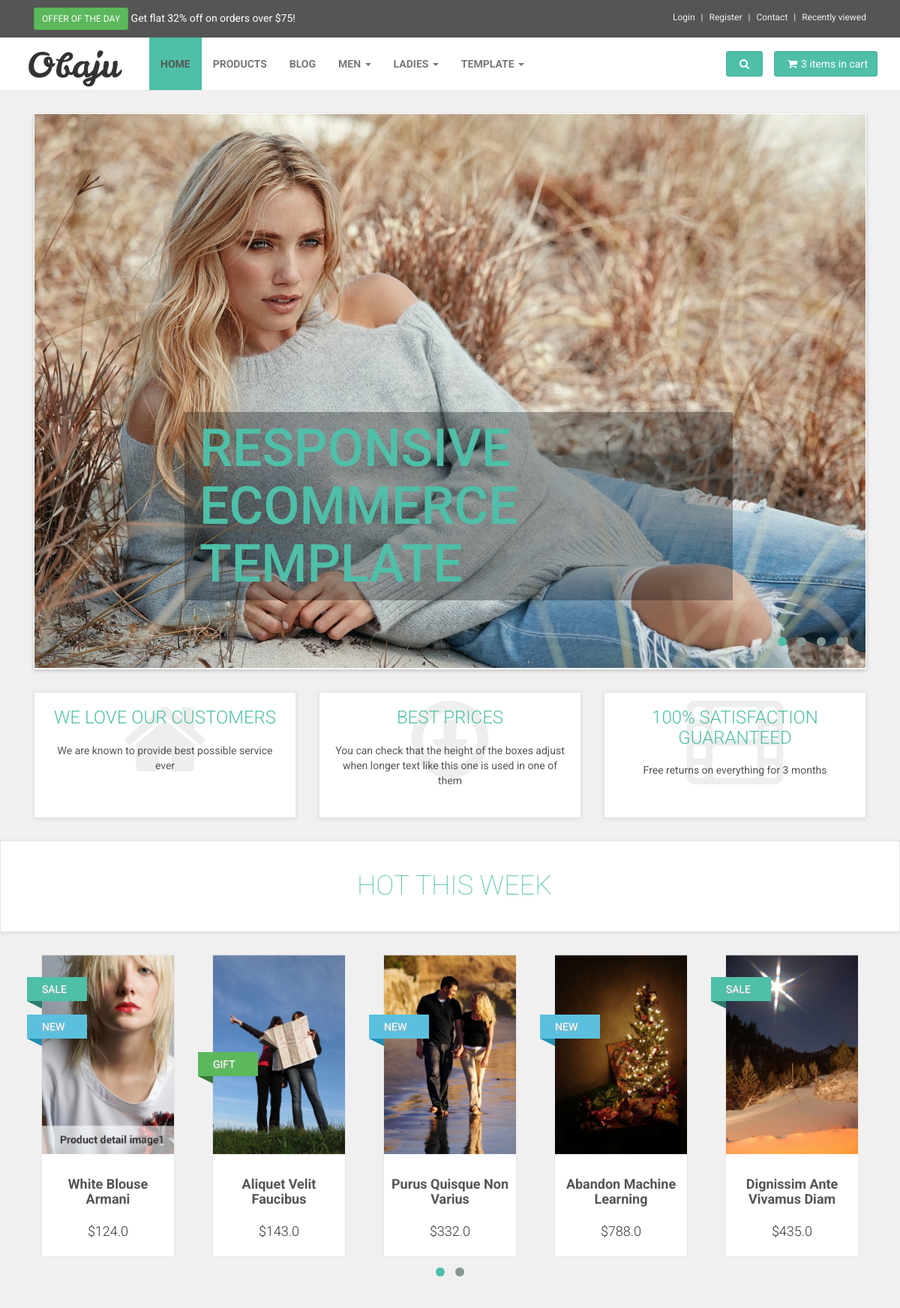
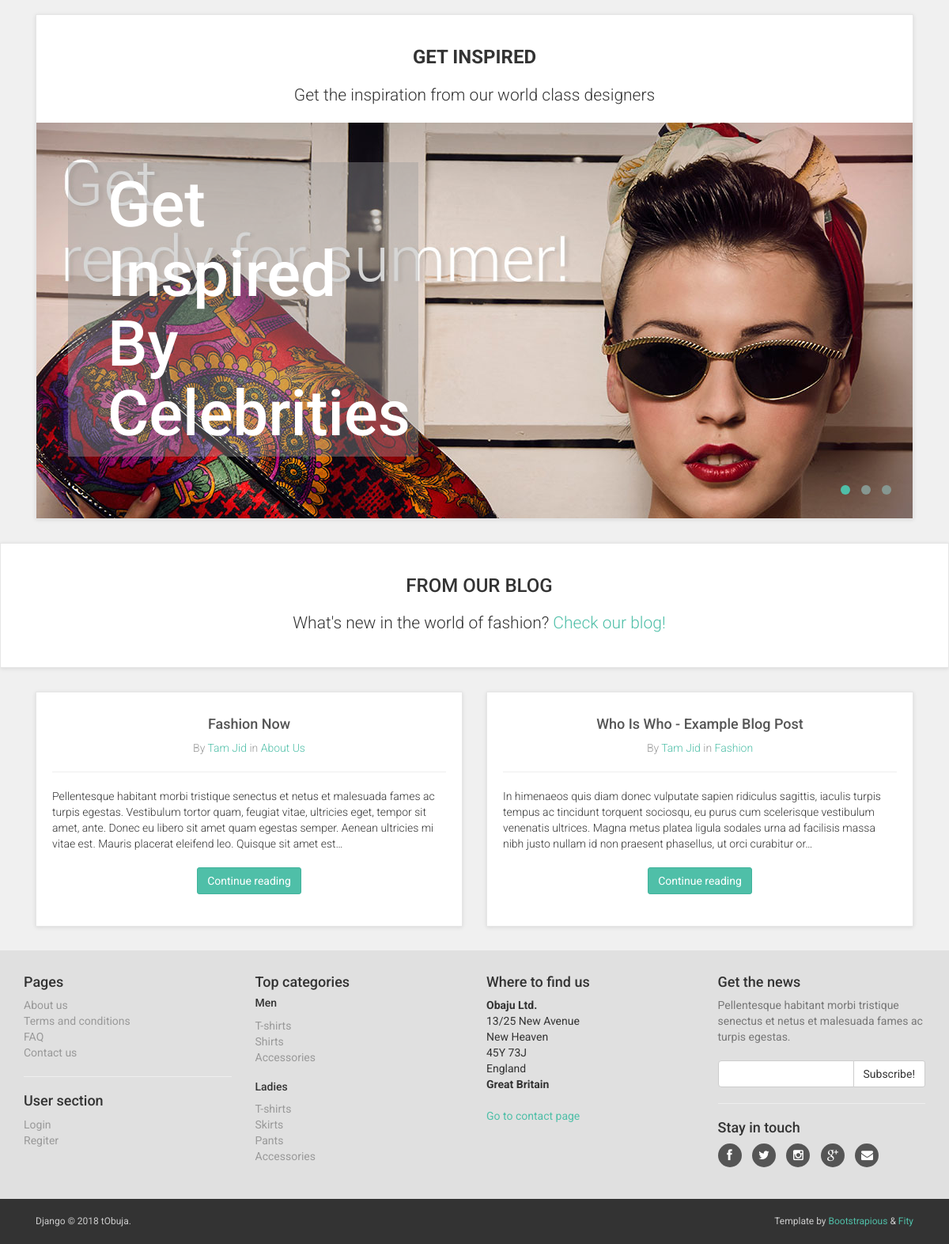
The page / on the database its author committed (2 pictures, top to bottom).
### shophome/models.py (models this page shows, shortened)
class TopOffer(models.Model):
    percentage = models.CharField(max_length=2)
    limit = models.CharField(max_length=5)
    create = models.DateTimeField(auto_now_add=True)
    update = models.DateTimeField(auto_now=True)

class Logo(models.Model):
    name = models.CharField(max_length=250, null=True, blank=True)
    image_large = models.ImageField(upload_to='homepage/logo/%Y/%m/%d/', null=True, blank=True)
    image_small = models.ImageField(upload_to='homepage/logo/%Y/%m/%d/', null=True, blank=True)
    create = models.DateTimeField(auto_now_add=True, null=True, blank=True)
    update = models.DateTimeField(auto_now=True, null=True, blank=True)

class TopSlider(models.Model):
    STATUS = (
        ('draft', 'Draft'),
        ('published', 'Published'),
    )
    name = models.CharField(max_length=250, blank=True, null=True)
    image = models.ImageField(upload_to='homepage/top-slider/%Y/%m/%d/')
    create = models.DateTimeField(auto_now_add=True)
    update = models.DateTimeField(auto_now=True)
    status = models.CharField(choices=STATUS, default='draft', max_length=20)
    class Meta:
        verbose_name = 'Top Slider'
        verbose_name_plural = 'Top Slider'

class Advantages(models.Model):
    STATUS = (
        ('draft', 'Draft'),
        ('published', 'Published'),
    )
    title = models.CharField(max_length=250)
    description = models.TextField()
    icon = models.CharField(max_length=50, help_text='fa-hearts , ref: https://fontawesome.bootstrapcheatsheets.com/')
    status = models.CharField(max_length=20, choices=STATUS, default='draft')
    create = models.DateTimeField(auto_now_add=True)
    update = models.DateTimeField(auto_now=True)
    class Meta:
        verbose_name = 'advantage'
        verbose_name_plural = 'advantages'

class GetInspired(models.Model):
    STATUS = (
        ('draft', 'Draft'),
        ('published', 'Published'),
    )
    name = models.CharField(max_length=250, blank=True, null=True)
    image = models.ImageField(upload_to='homepage/get-inspired/%Y/%m/%d/')
    create = models.DateTimeField(auto_now_add=True)
    update = models.DateTimeField(auto_now=True)
    status = models.CharField(choices=STATUS, default='draft', max_length=20)
    class Meta:
        verbose_name = 'Get Inspired Image'
        verbose_name_plural = 'Get Inspired Images'

### products/models.py (models this page shows, shortened)
class Product(models.Model):
    TAGS = (
        ('sale', 'Sale'),
        ('new', 'New'),
        ('gift', 'Gift'),
        ('stock', 'Stock'),
    )
    STATUS = (
        ('draft', 'Draft'),
        ('published', 'Published'),
    )
    title = models.CharField(max_length=250)
    sub_title = models.TextField(null=True, blank=True)
    price = models.FloatField(blank=True, null=True)
    new_price = models.FloatField(blank=True, null=True)
    first_image = models.ImageField(upload_to='product/item/%Y/%m/%d/', null=True, blank=True)
    second_image = models.ImageField(upload_to='product/item/%Y/%m/%d/', null=True, blank=True)
    third_image = models.ImageField(upload_to='product/item/%Y/%m/%d/', null=True, blank=True)
    status = models.CharField(max_length=20, choices=STATUS, default='draft')
    tags = MultiSelectField(choices=TAGS, null=True, blank=True)
    description = models.TextField(null=True, blank=True)
    material = models.CharField(max_length=250, null=True, blank=True)
    size = models.CharField(max_length=250, null=True, blank=True)
    category = models.ForeignKey(ProductCategory, on_delete=models.CASCADE, null=True, blank=True)
    colours = models.ForeignKey(Colours, on_delete=models.CASCADE, null=True, blank=True)
    brand = models.ForeignKey(Brand, on_delete=models.CASCADE, null=True, blank=True)
    stock = models.IntegerField(null=True, blank=True)
    sold = models.IntegerField(null=True, blank=True)
    create = models.DateTimeField(auto_now_add=True)
    update = models.DateTimeField(auto_now=True)

### blog/models.py (models this page shows)
class Post(models.Model):
    CHOICES = (
        ('draft', 'Draft'),
        ('published', 'Published'),
    )
    title = models.CharField(max_length=250)
    subtitle = models.TextField(blank=True, null=True)
    description = models.TextField()
    category = models.ForeignKey(PostCategory, on_delete=models.CASCADE)
    user = models.ForeignKey(settings.AUTH_USER_MODEL, null=True, blank=True)
    image = models.ImageField(upload_to='blog/post/%Y/%m/%d/')
    status = models.CharField(choices=CHOICES, max_length=20)
    create = models.DateTimeField(auto_now_add=True)
    update = models.DateTimeField(auto_now=True)

class PostCategory(models.Model):
    CHOICES = (
        ('draft', 'Draft'),
        ('published', 'Published'),
    )
    name = models.CharField(max_length=250)
    description = models.TextField()
    image = models.ImageField(upload_to='blog/category/%Y/%m/%d/')
    status = models.CharField(choices=CHOICES, max_length=20)
    create = models.DateTimeField(auto_now_add=True)
    update = models.DateTimeField(auto_now=True)
    class Meta:
        verbose_name = 'category'
        verbose_name_plural = 'Post Categories'
    def __str__(self):
        return self.name

### shophome/views.py (the view)
# urls.py: url(r'^$', views.homepage, name='homepage'),
def homepage(request):
    logo = get_object_or_404(Logo)
    offer = get_object_or_404(TopOffer)
    sliders = TopSlider.objects.filter(status='published')
    advantages = Advantages.objects.filter(status='published')
    products = Product.objects.filter(status='published')
    get_inspired_images = GetInspired.objects.filter(status='published')
    posts = Post.objects.filter(status='published')[0:2]
    template = 'homepage/homepage.html'
    context = {
        'logo': logo,
        'offer': offer,
        'sliders': sliders,
        'advantages': advantages,
        'products': products,
        'inspires': get_inspired_images,
        'posts': posts,
        'title': 'home page',
    }
    return render(request, template, context)

### templates/homepage/homepage.html (shortened to what this page needs)
{% extends 'base.html' %}
{% load static %}
{% block content %}
    <div id="all">
        <div id="content">
            {% include 'partials/_slider.html' %}
            {% include 'partials/_advantages.html' %}
            {% include 'partials/_hot_this_week.html' %}
            {% include 'partials/_get_inspired.html' %}
            {% include 'partials/_from_our_blog.html' %}
        </div>
    </div>
{% endblock %}

### templates/partials/_topbar.html (shortened to what this page needs)
<div id="top">
    <div class="container">
        <div class="col-md-6 offer" data-animate="fadeInDown">
            <a href="#" class="btn btn-success btn-sm" data-animate-hover="shake">Offer of the day</a> <a href="#">Get
            flat {{ offer.percentage }}% off on orders over ${{ offer.limit }}!</a>
        </div>
        <div class="col-md-6" data-animate="fadeInDown">
            <ul class="menu">
                <li><a href="#" data-toggle="modal" data-target="#login-modal">Login</a>
                </li>
                <li><a href="register.html">Register</a>
                </li>
                <li><a href="contact.html">Contact</a>
                </li>
                <li><a href="#">Recently viewed</a>
                </li>
            </ul>
        </div>
    </div>
</div>

### templates/partials/_navbar.html (shortened to what this page needs)
{% load static %}
<div class="navbar navbar-default yamm" role="navigation" id="navbar">
    <div class="container">
        <div class="navbar-header">
            <a class="navbar-brand home" href="{% url 'shophome:homepage' %}" data-animate-hover="bounce">
                <img src="{{ logo.image_large.url }}" alt="{{ logo.name }}" class="hidden-xs">
            </a>
        </div>
        <div class="navbar-collapse collapse" id="navigation">
            <ul class="nav navbar-nav navbar-left">
                <li {% if request.path == '/' %}class="active"{% endif %}><a href="{% url 'shophome:homepage' %}">Home</a></li>
                <li {% if request.path == '/products/' %}class="active"{% endif %}><a href="{% url 'products:products_list' %}">Products</a></li>
                <li {% if request.path == '/blog/' %}class="active"{% endif %}><a href="{% url 'blog:blog_list' %}">Blog</a></li>
                <li class="dropdown yamm-fw">
                    <a href="#" class="dropdown-toggle" data-toggle="dropdown" data-hover="dropdown" data-delay="200">Men
                        <b class="caret"></b></a>
                </li>
                <li class="dropdown yamm-fw">
                    <a href="#" class="dropdown-toggle" data-toggle="dropdown" data-hover="dropdown" data-delay="200">Ladies
                        <b class="caret"></b></a>
                </li>
                <li class="dropdown yamm-fw">
                    <a href="#" class="dropdown-toggle" data-toggle="dropdown" data-hover="dropdown" data-delay="200">Template
                        <b class="caret"></b></a>
                </li>
            </ul>
        </div>
        <div class="navbar-buttons">
            <div class="navbar-collapse collapse right" id="basket-overview">
                <a href="basket.html" class="btn btn-primary navbar-btn"><i class="fa fa-shopping-cart"></i><span
                        class="hidden-sm">3 items in cart</span></a>
            </div>
            <div class="navbar-collapse collapse right" id="search-not-mobile">
                <button type="button" class="btn navbar-btn btn-primary" data-toggle="collapse" data-target="#search">
                    <i class="fa fa-search"></i>
                </button>
            </div>
        </div>
    </div>
</div>

### templates/partials/_slider.html
{% load static %}
<div class="container">
    <div class="col-md-12">
        <div id="main-slider">
            {% for slider in sliders %}
                <div class="item">
                    <h3 class="slider-header">{{ slider.name | upper}}</h3>
                    <img  class="img-responsive" src="{{ slider.image.url }}" alt="{{ slider.name }}">
                </div>
            {% endfor %}
        </div>
    </div>
</div>

### templates/partials/_advantages.html
<div id="advantages">
    <div class="container">
        <div class="same-height-row">
            {% for advantage in advantages %}
                <div class="col-sm-4">
                    <div class="box same-height clickable">
                        <div class="icon"><i class="fa {{ advantage.icon }}"></i>
                        </div>
                        <h3><a href="#">{{ advantage.title|upper }}</a></h3>
                        <p>{{ advantage.description|capfirst }}</p>
                    </div>
                </div>
            {% endfor %}
        </div>
    </div>
</div>

### templates/partials/_hot_this_week.html (shortened to what this page needs)
{% load static %}
<div id="hot">
    <div class="box">
        <div class="container">
            <div class="col-md-12">
                <h2>Hot this week</h2>
            </div>
        </div>
    </div>
    <div class="container">
        <div class="product-slider">
            {% for product in products %}
                <div class="item">
                    <div class="product">
                        <div class="flip-container">
                            <div class="flipper">
                                <div class="front">
                                    <a href="{% url 'products:product_detail' product.id %}">
                                        <img src="{{ product.first_image.url }}" alt="{{ product.title }}"
                                             class="img-responsive">
                                    </a>
                                </div>
                                <div class="back">
                                    <a href="{% url 'products:product_detail' product.id %}">
                                    </a>
                                </div>
                            </div>
                        </div>
                        <div class="text">
                            <h3><a href="{% url 'products:product_detail' product.id %}">{{ product.title | title }}</a>
                            </h3>
                            <p class="price">${{ product.new_price }}</p>
                        </div>
                        {% include 'products/inc/ribbon.html' %}
                    </div>
                </div>
            {% endfor %}
        </div>
    </div>
</div>

### templates/products/inc/ribbon.html (shortened to what this page needs)
{% if product.tags %}
    {% for tag in product.tags %}
        <div class="ribbon {{ tag }}">
            <div class="theribbon">{{ tag | upper }}</div>
        </div>
    {% endfor %}
{% endif %}

### templates/partials/_get_inspired.html
{% load static %}
<div class="container" data-animate="fadeInUpBig">
    <div class="col-md-12">
        <div class="box slideshow">
            <h3>Get Inspired</h3>
            <p class="lead">Get the inspiration from our world class designers</p>
            <div id="get-inspired" class="owl-carousel owl-theme">
                {% for inspire in inspires %}
                    <div class="item">
                        <h4 class="inspire-header">{{ inspire.name | title }}</h4>
                        <a href="#">
                            <img src="{{ inspire.image.url }}" alt="{{ inspire.name }}" class="img-responsive">
                        </a>
                    </div>
                {% endfor %}
            </div>
        </div>
    </div>
</div>

### templates/partials/_from_our_blog.html
<div class="box text-center" data-animate="fadeInUp">
    <div class="container">
        <div class="col-md-12">
            <h3 class="text-uppercase">From our blog</h3>
            <p class="lead">What's new in the world of fashion? <a href="{% url 'blog:blog_list' %}">Check our blog!</a>
            </p>
        </div>
    </div>
</div>
<div class="container">
    <div class="col-md-12" data-animate="fadeInUp">
        <div id="blog-homepage" class="row">
            {% for post in posts %}
                <div class="col-sm-6">
                    <div class="post">
                        <h4><a href="{% url 'blog:blog_detail' post.id %}">{{ post.title | title }}</a></h4>
                        <p class="author-category">By <a href="#">
                            {% if post.user.first_name and post.user.last_name is not null %}
                                {{ post.user.first_name }} {{ post.user.last_name }}
                                {% else %}{{ post.user }}
                            {% endif %}</a> in <a href="">{{ post.category | title }}</a>
                        </p>
                        <hr>
                        <p class="intro">{{ post.description|truncatechars:300 }}</p>
                        <p class="read-more"><a href="{% url 'blog:blog_detail' post.id %}" class="btn btn-primary">Continue
                            reading</a>
                        </p>
                    </div>
                </div>
            {% endfor %}
        </div>
    </div>
</div>

### static/css/custom.css (style rules this page uses)
.slider-header { position: absolute; z-index: 99999; color: #4fbfa8; font-size: 70px; background-color: #0000004d; padding: 10px 20px; bottom: 70px; left: 200px; max-width: 66%; }
.inspire-header { position: absolute; z-index: 99999; color: #FFFFFF; font-size: 80px; top: 40px; left: 40px; background-color: #9996; padding: 10px 50px; max-width: 40%; text-align: left; }
#content #blog-listing .post, #content #blog-homepage .post { margin-bottom: 60px; background: #fff; margin: 0 0 30px; border: solid 1px #e6e6e6; -webkit-box-sizing: border-box; -moz-box-sizing: border-box; box-sizing: border-box; padding: 20px; -webkit-box-shadow: 0 1px 5px rgba(0, 0, 0, 0.1); box-shadow: 0 1px 5px rgba(0, 0, 0, 0.1); }
div.product { min-height: 384px; }

### rows shown on the page
TopOffer: percentage "32", limit "75"
Logo: image_large (picture)
TopSlider: name "RESPONSIVE ECOMMERCE TEMPLATE", image (picture)
Advantages: title "WE LOVE OUR CUSTOMERS", description "We are known to provide best possible service ever"
Advantages: title "BEST PRICES", description "You can check that the height of the boxes adjust when longer text like this one is used in one of them"
Advantages: title "100% SATISFACTION GUARANTEED", description "Free returns on everything for 3 months"
Product: first_image (picture), title "White Blouse Armani", new_price "124.0", tag "SALE" "NEW"
Product: first_image (picture), title "Aliquet Velit Faucibus", new_price "143.0", tag "GIFT"
Product: first_image (picture), title "Purus Quisque Non Varius", new_price "332.0", tag "NEW"
Product: first_image (picture), title "Abandon Machine Learning", new_price "788.0", tag "NEW"
Product: first_image (picture), title "Dignissim Ante Vivamus Diam", new_price "435.0", tag "SALE"
GetInspired: name "Get Inspired By Celebrities", image (picture)
Post: title "Fashion Now", user.first_name "Tam", user.last_name "Jid", category "About Us", description "Pellentesque habitant morbi tristique senectus et netus et malesuada fames ac turpis egestas. Vestibulum tortor quam, feugiat vitae, ultricies eget, tempor sit amet, ante. Donec eu libero sit amet quam egestas semper. Aenean ultricies mi vitae est. Mauris placerat eleifend leo. Quisque sit amet est…"
Post: title "Who Is Who - Example Blog Post", user.first_name "Tam", user.last_name "Jid", category "Fashion", description "In himenaeos quis diam donec vulputate sapien ridiculus sagittis, iaculis turpis tempus ac tincidunt torquent sociosqu, eu purus cum scelerisque vestibulum venenatis ultrices. Magna metus platea ligula sodales urna ad facilisis massa nibh justo nullam id non praesent phasellus, ut orci curabitur or…"
